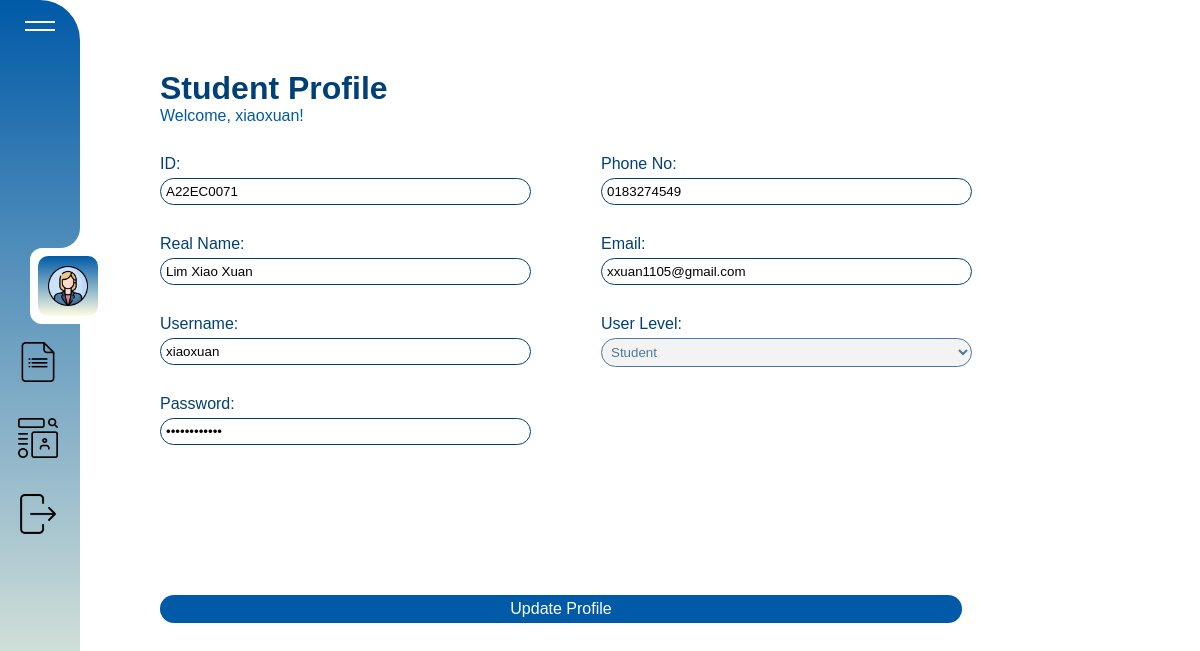
/student_profile.php (signed in), run on the app's committed database.
### tables this page shows
CREATE TABLE users (
    id VARCHAR(50) PRIMARY KEY,
    username VARCHAR(50) NOT NULL UNIQUE,
    password VARCHAR(255) NOT NULL,
    real_name VARCHAR(100) NOT NULL,
    phone VARCHAR(20),
    email VARCHAR(100),
    user_level ENUM('student', 'admin', 'accommodation_manager') NOT NULL
);

### student_profile.php (the view, shortened to what this page needs)
<?php
include 'db_connect.php';
function getUserDetails($conn, $user_id) {
    $sql = "SELECT * FROM users WHERE id = ?";
    $stmt = $conn->prepare($sql);
    $stmt->bind_param('s', $user_id);
    $stmt->execute();
    $result = $stmt->get_result();
    if ($result->num_rows > 0) {
        return $result->fetch_assoc();
    } else {
        return null;
    }
}
$user_id = $_SESSION['user_id'];
$user = getUserDetails($conn, $user_id);
?>
<!DOCTYPE html>
<html lang="en">
<head>
    <link rel="stylesheet" href="style.css">
</head>
<body>
    <?php include 'student_header.php'; ?>
    <div class="main-content">
        <div class="title">
            <h1>Student Profile</h1>
            <p>Welcome, <?php echo htmlspecialchars($user['username']); ?>!</p>
        </div>
        <div class="profile-form">
            <form action="" method="POST">
                <div class="input-group">
                    <label for="id">ID:</label>
                    <input type="text" id="id" name="id" value="<?php echo htmlspecialchars($user['id']); ?>" readonly>
                    <label for="real_name">Real Name:</label>
                    <input type="text" id="real_name" name="real_name" value="<?php echo htmlspecialchars($user['real_name']); ?>" readonly>
                    <label for="username">Username:</label>
                    <input type="text" id="username" name="username" value="<?php echo htmlspecialchars($user['username']); ?>" required>
                    <label for="password">Password:</label>
                    <input type="password" id="password" name="password" value="<?php echo htmlspecialchars($user['password']); ?>"required>
                </div>
                <div class="input-group">
                    <label for="phone">Phone No:</label>
                    <input type="text" id="phone" name="phone" value="<?php echo htmlspecialchars($user['phone']); ?>">
                    <label for="email">Email:</label>
                    <input type="email" id="email" name="email" value="<?php echo htmlspecialchars($user['email']); ?>">
                    <label for="user_level">User Level:</label>
                    <select id="user_level" name="user_level" disabled>
                        <option value="student" <?php if ($user['user_level'] == 'student') echo 'selected'; ?>>Student</option>
                    </select>
                </div>
                <button type="submit" name="update_user">Update Profile</button>
            </form>
        </div>
    </div>
</body>
</html>

### style.css (style rules this page uses)
body { font-family: Arial, sans-serif; background-color: #fff; margin: 0; padding: 20px; }
.main-content { margin-left: 140px; transition: margin-left 0.3s ease; }
.title { margin-top:50px; padding-bottom: 30px; }
.title h1 { color: #004076; }
.title p { color:#005aa7; }
button { background-color: #005aa7; color: white; border: none; border-radius: 20px; cursor: pointer; font-size: 16px; padding:5px 15px; margin-right:10px; }
.modal-content input[type=text], input[type=password], input[type=email], select, input[type=number] { margin:10px; padding:5px; border: 1px solid #004076; border-radius: 20px; }

### menuStyle.css (style rules this page uses)
* { margin: 0; padding: 0; box-sizing: border-box; }
body { height: 100%; background-color: #fff; }

### student_profile.php (style rules this page uses)
.main-content { width:70%; }
.profile-form form { display: grid; grid-template-columns: repeat(2, 1fr); gap: 70px; }
.profile-form .input-group { display: flex; flex-direction: column; }
.profile-form .input-group label, .profile-form .input-group select { margin: 0 0 5px 0; color: #004076; }
.profile-form .input-group input { margin:0 0 30px 0; }
.profile-form input[type=text], input[type=password], input[type=email], select, input[type=number] { padding:5px; border: 1px solid #004076; border-radius: 20px; }
.profile-form button { margin-top:50px; grid-column: span 2; }

### data on the page
users: username "xiaoxuan", id "A22EC0071", real_name "Lim Xiao Xuan", phone "0183274549", email "xxuan1105@gmail.com", user_level "Student"
